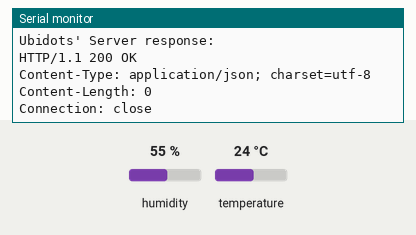
A sketch run on a simulated ESP32. On the bench: the last lines printed to the serial monitor. Inputs (shaded band) come from the test bench; at power-on: humidity 55 %, temperature 24 °C. WiFi joins after 1.5 s; servers stay silent unless stated; uploads are accepted with an empty reply.

Above: at 2.9 s.
3.0 s: humidity set to 22 %
At 3.91 s:
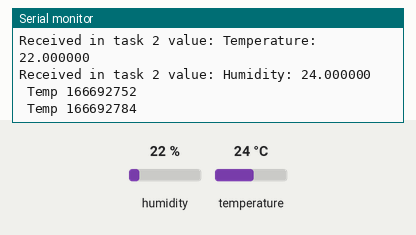
5.7 s: temperature set to 12 °C
At 5.93 s:
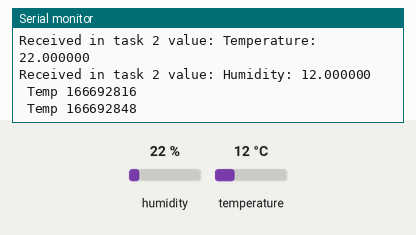
8.4 s: humidity set to 40 %
At 9.98 s:
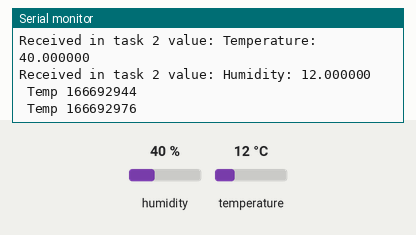
Timing chart, 0 to 11.5 s (numbered marks = the images above; inputs shaded):
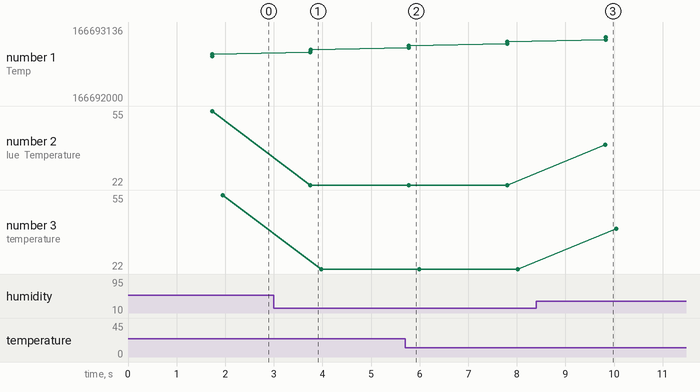

Measured:
- after the input at 3.0 s, the serial monitor: prints a new line after 0.75 s (image 1)
- after the input at 5.7 s, the serial monitor: prints a new line after 0.07 s (image 2)
- after the input at 8.4 s, the serial monitor: prints a new line after 1.4 s (image 3)
- plotted number 1: 166692720 → 166692784 after the input at 3.0 s, 166692784 → 166692912 after the input at 5.7 s, 166692912 → 166692000 after the input at 8.4 s
- plotted number 2: 55 → 22 after the input at 3.0 s, 22 → 40 after the input at 8.4 s
- plotted number 3: 55 → 22 after the input at 3.0 s, 22 → 40 after the input at 8.4 s

The sketch:

ESP32_Project.ino
```cpp
/********************************
 * Libraries included
 *******************************/

//#include <ESP8266WiFi.h>
#include <DHT.h>

#include <WiFi.h>
#include <PubSubClient.h>
#define DHTPIN 5
DHT dht(DHTPIN, DHT11);
xQueueHandle Q1 = 0;
xQueueHandle Q2 = 0;

/********************************
 * Constants and objects
 *******************************/
char const * SSID_NAME = "Swathmika"; // Put here your SSID name
char const * SSID_PASS = "Swathi@123"; // Put here your password

char* TOKEN = "BBFF-wvlzDNiEmNxtuDK38SBcHh2Y646snE"; // Put here your TOKEN

char* DEVICE_LABEL = "esp32"; // Your Device label

/* Put here your variable's labels*/
char const * VARIABLE_LABEL_1 = "temperature";
char const * VARIABLE_LABEL_2 = "humidity";

/* HTTP Settings */
char const * HTTPSERVER = "things.ubidots.com";
const int HTTPPORT = 80;
char const * USER_AGENT = "ESP32";
char const * VERSION = "1.0";

WiFiClient clientUbi;

/********************************
 * Auxiliar Functions
 *******************************/

void SendToUbidots(char* payload) {

  int contentLength = strlen(payload);

  /* Connecting the client */
  clientUbi.connect(HTTPSERVER, HTTPPORT);

  if (clientUbi.connected()) {
    /* Builds the request POST - Please reference this link to know all the request's structures https://ubidots.com/docs/api/ */
    clientUbi.print(F("POST /api/v1.6/devices/"));
    clientUbi.print(DEVICE_LABEL);
    clientUbi.print(F(" HTTP/1.1\r\n"));
    clientUbi.print(F("Host: "));
    clientUbi.print(HTTPSERVER);
    clientUbi.print(F("\r\n"));
    clientUbi.print(F("User-Agent: "));
    clientUbi.print(USER_AGENT);
    clientUbi.print(F("/"));
    clientUbi.print(VERSION);
    clientUbi.print(F("\r\n"));
    clientUbi.print(F("X-Auth-Token: "));
    clientUbi.print(TOKEN);
    clientUbi.print(F("\r\n"));
    clientUbi.print(F("Connection: close\r\n"));
    clientUbi.print(F("Content-Type: application/json\r\n"));
    clientUbi.print(F("Content-Length: "));
    clientUbi.print(contentLength);
    clientUbi.print(F("\r\n\r\n"));
    clientUbi.print(payload);
    clientUbi.print(F("\r\n"));

    Serial.println(F("Making request to Ubidots:\n"));
    Serial.print("POST /api/v1.6/devices/");
    Serial.print(DEVICE_LABEL);
    Serial.print(" HTTP/1.1\r\n");
    Serial.print("Host: ");
    Serial.print(HTTPSERVER);
    Serial.print("\r\n");
    Serial.print("User-Agent: ");
    Serial.print(USER_AGENT);
    Serial.print("/");
    Serial.print(VERSION);
    Serial.print("\r\n");
    Serial.print("X-Auth-Token: ");
    Serial.print(TOKEN);
    Serial.print("\r\n");
    Serial.print("Connection: close\r\n");
    Serial.print("Content-Type: application/json\r\n");
    Serial.print("Content-Length: ");
    Serial.print(contentLength);
    Serial.print("\r\n\r\n");
    Serial.print(payload);
    Serial.print("\r\n");
  } else {
    Serial.println("Connection Failed ubidots - Try Again");
  }

  /* Reach timeout when the server is unavailable */
  int timeout = 0;
  while (!clientUbi.available() && timeout < 5000) {
    timeout++;
    delay(1);
    if (timeout >= 5000) {
      Serial.println(F("Error, max timeout reached"));
      break;
    }
  }

  /* Reads the response from the server */
  Serial.println(F("\nUbidots' Server response:\n"));
  while (clientUbi.available()) {
    char c = clientUbi.read();
    Serial.print(c); // Uncomment this line to visualize the response on the Serial Monitor
  }

  /* Disconnecting the client */
  clientUbi.stop();
}

/********************************
 * Main Functions
 *******************************/

void setup() {
  Serial.begin(115200);
  /* Connects to AP */
  WiFi.begin(SSID_NAME, SSID_PASS);

  while (WiFi.status() != WL_CONNECTED) {
    delay(500);
    Serial.print(".");
    }

  WiFi.setAutoReconnect(true);
  Serial.println(F("WiFi connected"));
  Serial.println(F("IP address: "));
  Serial.println(WiFi.localIP());

  if (clientUbi.connect(HTTPSERVER, HTTPPORT)) {
    Serial.println("connected to Ubidots cloud");
  } else {
    Serial.println("could not connect to Ubidots cloud");
  }
dht.begin();
   Q1 = xQueueCreate(3,sizeof(float));
   Q2 = xQueueCreate(3,sizeof(float));
   if(Q1 == NULL || Q2 == NULL){
   Serial.println("Error creating the queue");
  }
  xTaskCreate(taskOne,"TaskOne", 10000, NULL, 1,NULL);
  xTaskCreate(taskTwo,"TaskTwo",10000,NULL, 1, NULL);
  xTaskCreate(taskThree,"TaskThree",10000,NULL, 1, NULL);
}

//void loop() {
//
//  // Space to store values to send
//  char payload[200];
//  char str_val_1[30];
//  char str_val_2[30];
//
//  /*---- Simulates the values of the sensors -----*/
//  float sensor_value_1 = random(0, 1000)*1.0;
//  float sensor_value_2 = random(0, 1000)*1.0;
//
//  /*---- Transforms the values of the sensors to char type -----*/
//
//  /* 4 is mininum width, 2 is precision; float value is copied onto str_val*/
//  dtostrf(sensor_value_1, 4, 2, str_val_1);
//  dtostrf(sensor_value_2, 4, 2, str_val_2);
//
//  // Important: Avoid to send a very long char as it is very memory space costly, send small char arrays
//  sprintf(payload, "{\"");
//  sprintf(payload, "%s%s\":%s", payload, VARIABLE_LABEL_1, str_val_1);
//  sprintf(payload, "%s,\"%s\":%s", payload, VARIABLE_LABEL_2, str_val_2);
//  sprintf(payload, "%s}", payload);
//
//  /* Calls the Ubidots Function POST */
//  SendToUbidots(payload);
//
//  delay(5000);
//
//}

void loop() {
//delay(1000);
}
void taskOne(void *p){

    for(;;){
      float humidity = dht.readHumidity();
      float temperature = dht.readTemperature();

         xQueueSend(Q1, &humidity, 0);
        xQueueSend(Q1, &temperature, 0);
       vTaskDelay(2000);
     }
}

void taskTwo(void *p){
  float received_temperature;
  float received_humidity;

    for(;;){
      xQueueReceive(Q1,&received_temperature,portMAX_DELAY );
      xQueueReceive(Q1,&received_humidity,portMAX_DELAY );
      printf("Received in task 2 value: Temperature: %f \n", received_temperature);
      printf("Received in task 2 value: Humidity: %f \n", received_humidity);
      xQueueSend(Q2, &received_temperature, 0);
      xQueueSend(Q2, &received_humidity, 0);
      // vTaskDelay(1000);
     }
}

void taskThree(void *p){
  float temperature;
  float humidity;
    for(;;){
       xQueueReceive(Q2,&temperature,portMAX_DELAY );
       printf(" Temp %i\n", temperature);
       xQueueReceive(Q2,&humidity,portMAX_DELAY );
       printf(" Temp %i\n", humidity);
       //vTaskDelay(1000);
  char payload[200];
  char str_val_1[30];
  char str_val_2[30];

   if (isnan(temperature) || isnan(humidity)) {
   Serial.println("Failed to read from DHT sensor");

}
  dtostrf(temperature, 4, 2, str_val_1);
  dtostrf(humidity, 4, 2, str_val_2);

  sprintf(payload, "{\"");
  sprintf(payload, "%s%s\":%s", payload, VARIABLE_LABEL_1, str_val_1);
  sprintf(payload, "%s,\"%s\":%s", payload, VARIABLE_LABEL_2, str_val_2);
  sprintf(payload, "%s}", payload);
  /* Calls the Ubidots Function POST */
  SendToUbidots(payload);

     }
}
```
